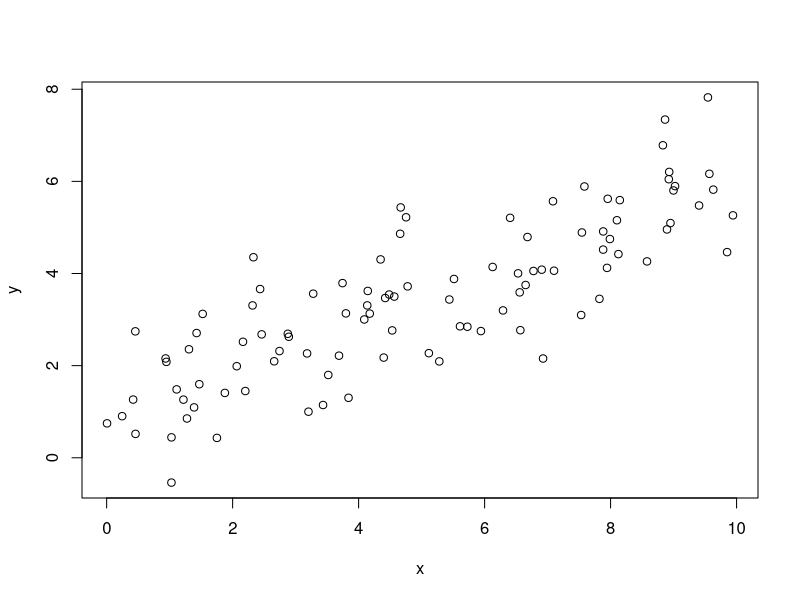
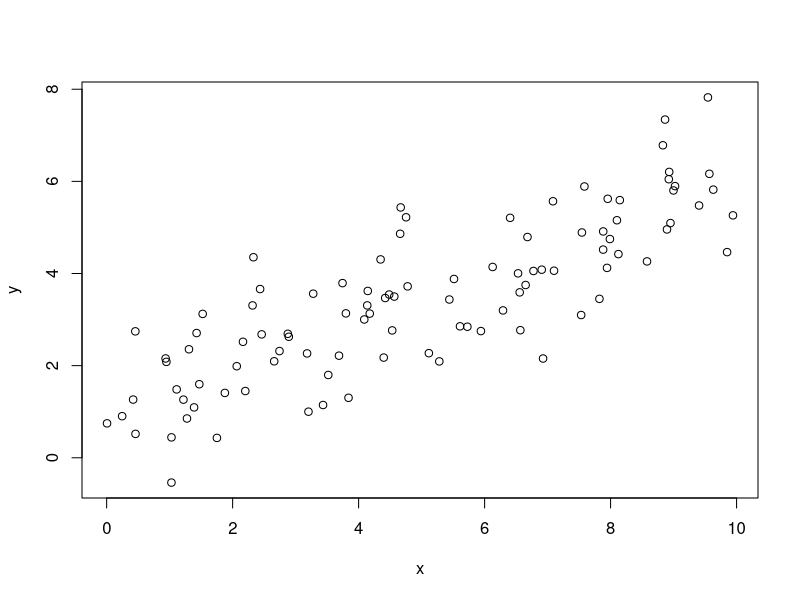

Write the R code that produced these figures, in order.
## ---- chunk 1
knitr::opts_chunk$set(echo = TRUE)
## ---- chunk 2
a <- 1
b <- 2
a / b
## ---- chunk 3
set.seed(123)
n <- 100
x <- runif(n, 0, 10)
e <- rnorm(n)
y <- 1 + 0.5 * x + e
plot(x, y)
## ---- chunk 4
set.seed(123)
n <- 100
x <- runif(n, 0, 10)
e <- rnorm(n)
y <- 1 + 0.5 * x + e
plot(x, y)
